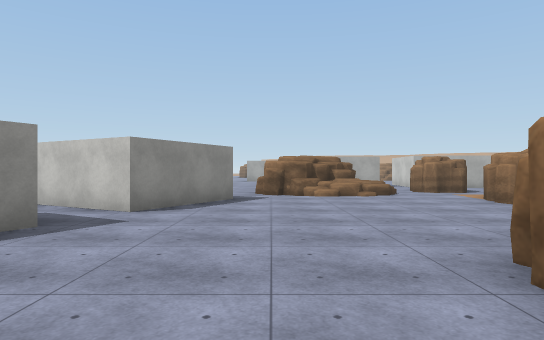
[1] (above)

24 first-person views from a walk through a Unity game level. The camera is 1.4 m above the floor, looks level and sees 75° across. The floor is counted in squares, 2 m on a side. Each view is taken from the middle of a square. On the plan, view 1 faces up. The plan holds only what a view shows up to about 11 squares ahead; the rest is blank. The place goes on beyond the plan. Some surface patterns are stand-ins.

[2]
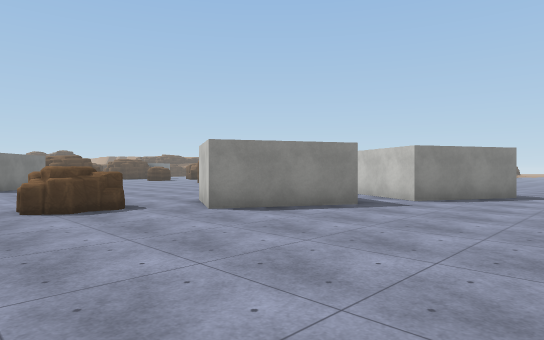

[3]
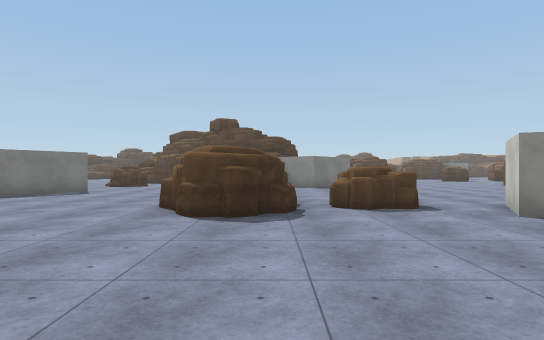

[4]
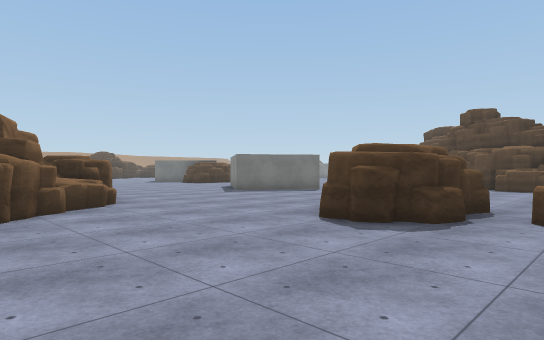

[5]
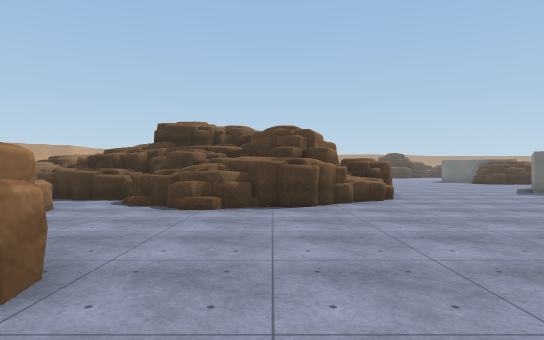

[6]
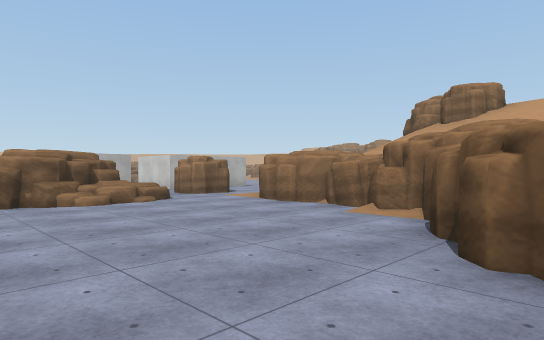

[7]
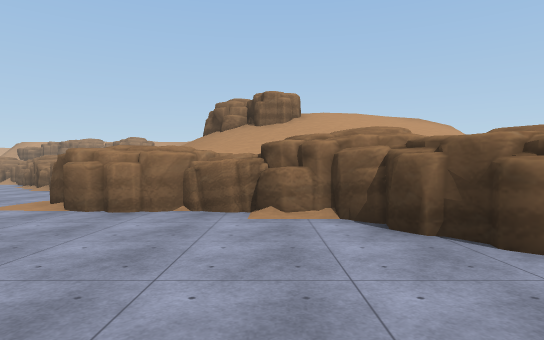

[8]
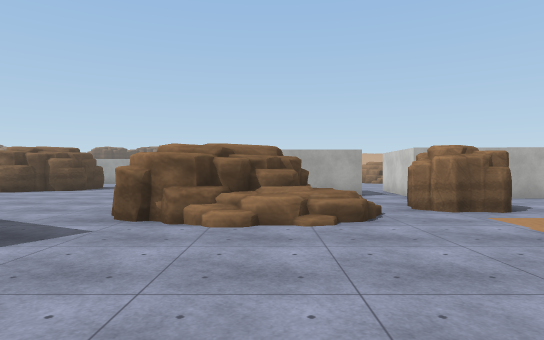

[9]
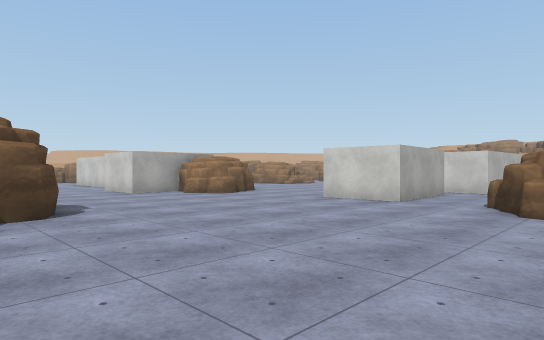

[10]
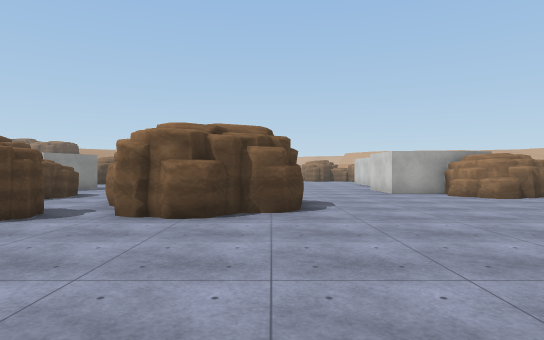

[11]
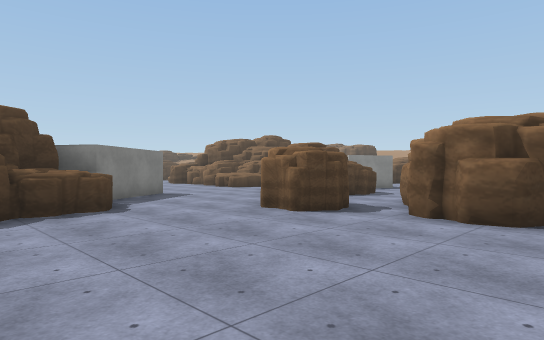

[12]
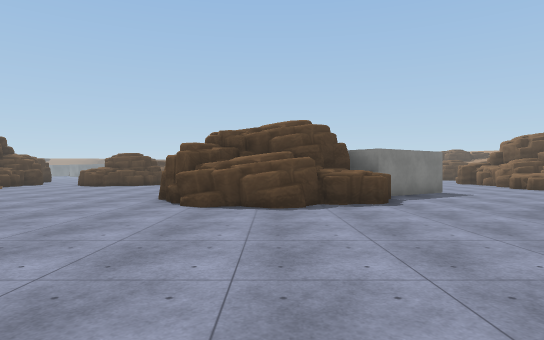

[13]
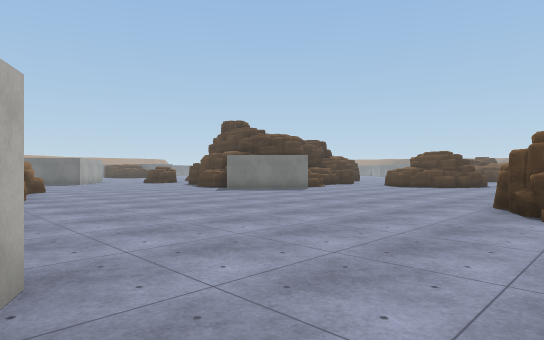

[14]
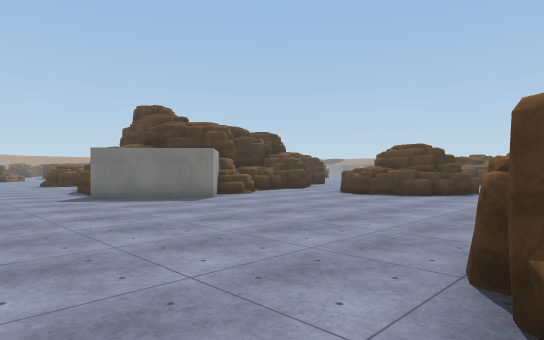

[15]
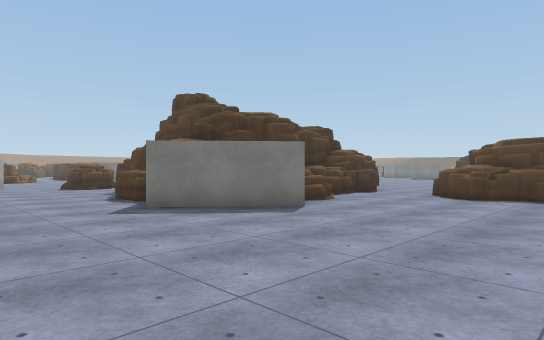

[16]
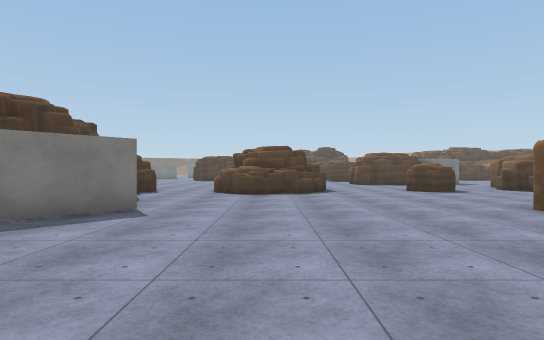

[17]
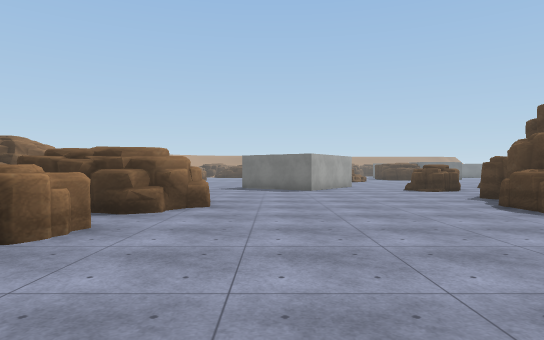

[18]
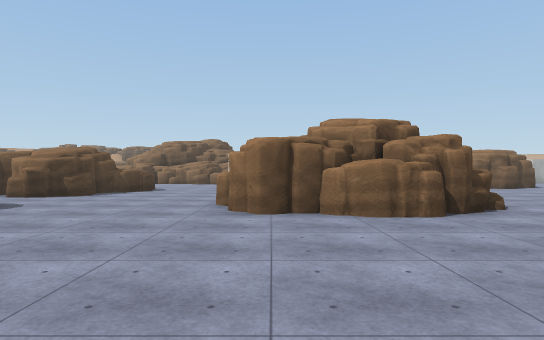

[19]
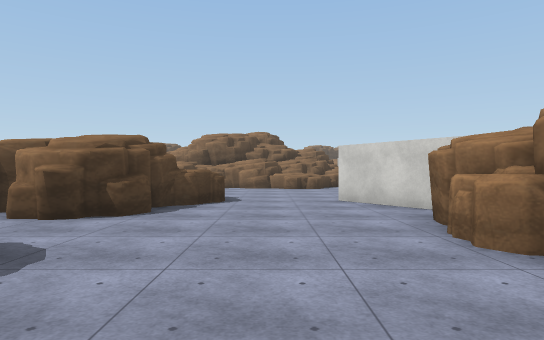

[20]
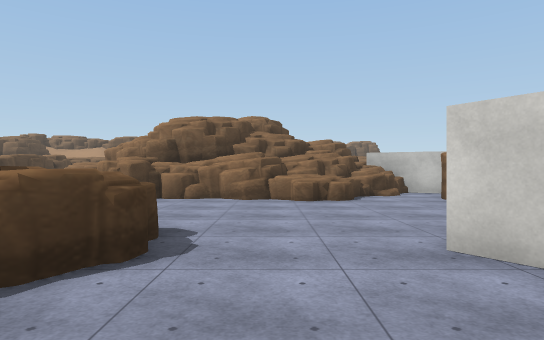

[21]
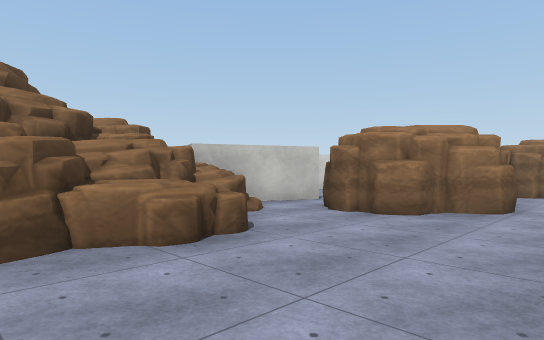

[22]
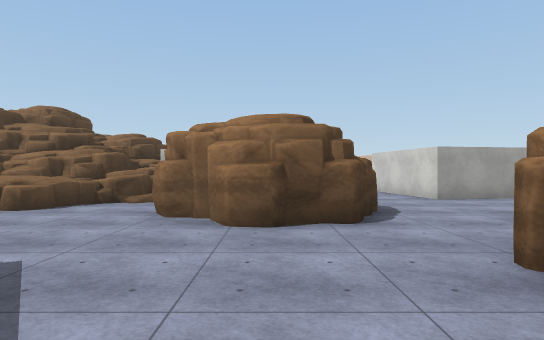

[23]
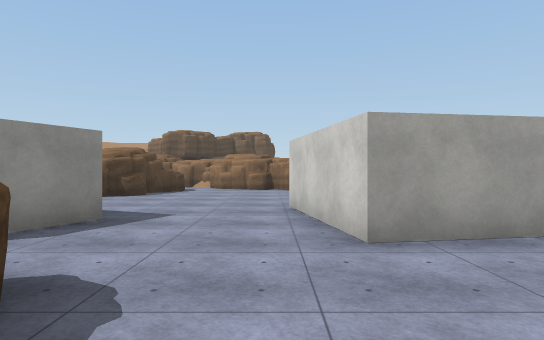

[24]
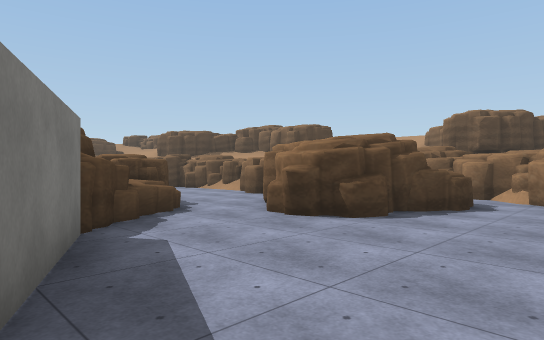

### Floor plan
Key: @ floor where view 1 was taken; # wall or solid block; x gap in a wall; . main floor; : floor 0.5 m higher than the main floor; + floor 0.75 m higher than the main floor; / step, stairs or slope; = window, fence, low wall or low ledge; ^ raised ledge; v drop or lower ground; O other object.
Columns run from 20 left of view 1 to 10 right of it. Each row starts with its distance up from view 1.
 31     O   O.
 30  ...O  O....
 29  ....OOO....
 28   OO..O.....
 27    #^.......
 26     ^#......#
 25      ###....#
 24     #####...#
 23     #O###...###
 22   ###^..x...... ...##
 21 #OOOO..# O....  ....###
 20 ...O...#OOO..   ....^##
 19 .......###..#   ......
 18 ............## #.......
 17 ..........OO.###.......
 16 O....#....OO.##.......#  .#
 15 OO..###...............###.#
 14 O...###O..................####
 13 O....##OOO............=........
 12 ....##  OO..........###=.OO....
 11 ....O   OO..........###O.OO..
 10 ....OO  OO......  ..#=+:....
  9  ....##OO......    .......O
  8 .......O.......#  ##.....O
  7 ...............####......O ///O
  6 ............... .##......O ///O
  5 ^..............  .......##=//O
  4 #O............. ##......^== ///
  3 O.............###.....##v=  ///
  2 O..............##.....#/    ///
  1 ...^##........O.......      ///
  0 OOO^###......OOO....@.      ///
 -1  OO    .......O......=#
 -2   O O  ......###......#
 -3   OOOOO.....=###........
 -4     OOO...... #.........O
 -5    OOO..................
 -6      ..............OOO^=O
 -7      .............O# O^OOO
 -8           #......O^ OOO##O

Positions as (right, up) in squares from view 1, and headings:
1: (0, 0), facing up
2: (1, -2), facing up-left
3: (1, -2), facing left
4: (0, 0), facing down-left
5: (0, 1), facing down
6: (-1, 2), facing up-right
7: (-1, 5), facing right
8: (2, 5), facing up
9: (-6, 11), facing up-right
10: (-5, 11), facing up
11: (-5, 11), facing up-left
12: (-4, 11), facing left
13: (-5, 10), facing down-left
14: (-10, 9), facing down-left
15: (-10, 6), facing down-left
16: (-9, 4), facing left
17: (-9, 4), facing down
18: (-15, 3), facing up
19: (-18, 7), facing up
20: (-18, 12), facing up
21: (-19, 17), facing up-right
22: (-12, 14), facing up
23: (-9, 19), facing up
24: (-10, 24), facing up-left
